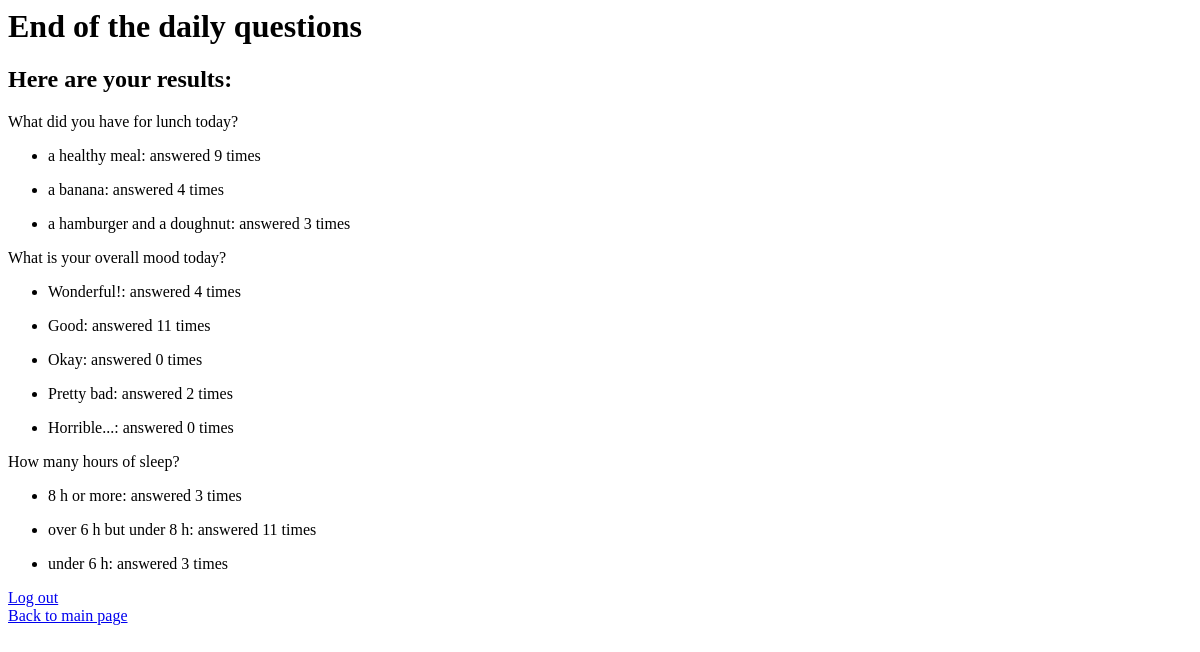
The page /end/ on the database as committed earlier.
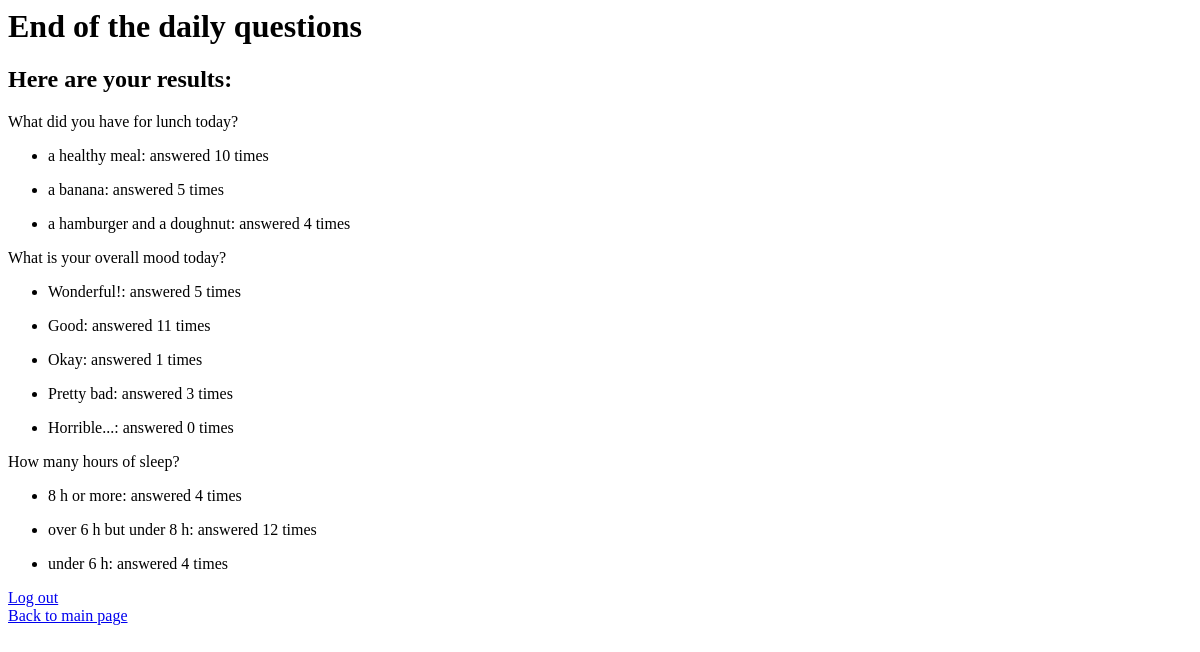
The same page on the database as committed later.
### myapp/models.py (models this page shows, shortened)
class Question(models.Model):
    question_text = models.CharField(max_length=200)
    pub_date = models.DateTimeField('date published')

class Answer(models.Model):
    user = models.ForeignKey(User, on_delete=models.CASCADE)
    question = models.ForeignKey(Question, on_delete=models.CASCADE)
    choice_text = models.CharField(max_length=200)
    answer_date = models.DateTimeField(auto_now_add=True)
    amount = models.IntegerField(default=0)

### myapp/views.py (the view)
# urls.py: path('end/', views.endView, name='endpage'),
def endView(request):
    question_list = Question.objects.all()
    answer_list = Answer.objects.all()
    combined_list = []
    for question, answer in zip(question_list, resultslist):
        combined_list.append((question, answer))
    context = {
        'combined_list': combined_list,
        'answer_list': answer_list,
        'question_list': question_list,
    }
    return render(request, 'myapp/end.html', context)

### myapp/templates/myapp/end.html
<h1>End of the daily questions</h1>
<h2>Here are your results:</h2>
{% if question_list %}
{% for question in question_list %}
{{ question.question_text }}
{% for answer in answer_list %}
{% if question == answer.question %}
    <ul>
        <li>{{ answer.choice_text }}: answered {{ answer.amount }} times</li>
    </ul>
{% endif %}
{% endfor %}
{% endfor %}
{% endif %}
<a href="{% url 'myapp:logout' %}">Log out</a> </br>
<a href="{% url 'myapp:index' %}">Back to main page</a>

Rows that differ between the two databases and show on the page:
changed Answer "a healthy meal": amount "9" → "10"
changed Answer "a banana": amount "4" → "5"
changed Answer "a hamburger and a doughnut": amount "3" → "4"
changed Answer "Wonderful!": amount "4" → "5"
changed Answer "Okay": amount "0" → "1"
changed Answer "Pretty bad": amount "2" → "3"
changed Answer "8 h or more": amount "3" → "4"
changed Answer "over 6 h but under 8 h": amount "11" → "12"
changed Answer "under 6 h": amount "3" → "4"
